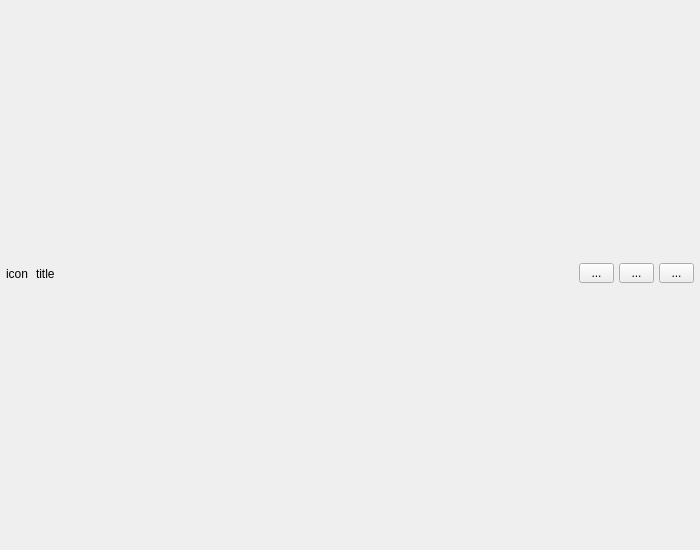
<?xml version="1.0" encoding="UTF-8"?>
<ui version="4.0">
 <class>TitleBar</class>
 <widget class="QWidget" name="TitleBar">
  <property name="geometry">
   <rect>
    <x>0</x>
    <y>0</y>
    <width>700</width>
    <height>550</height>
   </rect>
  </property>
  <property name="minimumSize">
   <size>
    <width>0</width>
    <height>0</height>
   </size>
  </property>
  <property name="mouseTracking">
   <bool>false</bool>
  </property>
  <property name="windowTitle">
   <string>TitleBar</string>
  </property>
  <layout class="QVBoxLayout" name="verticalLayout">
   <property name="spacing">
    <number>0</number>
   </property>
   <property name="sizeConstraint">
    <enum>QLayout::SetDefaultConstraint</enum>
   </property>
   <property name="leftMargin">
    <number>3</number>
   </property>
   <property name="topMargin">
    <number>3</number>
   </property>
   <property name="rightMargin">
    <number>3</number>
   </property>
   <property name="bottomMargin">
    <number>3</number>
   </property>
   <item>
    <widget class="QWidget" name="titleWidget" native="true">
     <property name="sizePolicy">
      <sizepolicy hsizetype="Preferred" vsizetype="Fixed">
       <horstretch>0</horstretch>
       <verstretch>0</verstretch>
      </sizepolicy>
     </property>
     <property name="minimumSize">
      <size>
       <width>0</width>
       <height>0</height>
      </size>
     </property>
     <layout class="QHBoxLayout" name="horizontalLayout">
      <property name="spacing">
       <number>5</number>
      </property>
      <property name="leftMargin">
       <number>3</number>
      </property>
      <property name="topMargin">
       <number>5</number>
      </property>
      <property name="rightMargin">
       <number>3</number>
      </property>
      <property name="bottomMargin">
       <number>8</number>
      </property>
      <item>
       <widget class="QLabel" name="titleIcon">
        <property name="minimumSize">
         <size>
          <width>25</width>
          <height>25</height>
         </size>
        </property>
        <property name="maximumSize">
         <size>
          <width>25</width>
          <height>25</height>
         </size>
        </property>
        <property name="text">
         <string>icon</string>
        </property>
        <property name="alignment">
         <set>Qt::AlignLeading|Qt::AlignLeft|Qt::AlignVCenter</set>
        </property>
       </widget>
      </item>
      <item>
       <widget class="QLabel" name="titleText">
        <property name="minimumSize">
         <size>
          <width>0</width>
          <height>25</height>
         </size>
        </property>
        <property name="maximumSize">
         <size>
          <width>16777215</width>
          <height>25</height>
         </size>
        </property>
        <property name="frameShape">
         <enum>QFrame::NoFrame</enum>
        </property>
        <property name="text">
         <string>title</string>
        </property>
        <property name="alignment">
         <set>Qt::AlignLeading|Qt::AlignLeft|Qt::AlignVCenter</set>
        </property>
       </widget>
      </item>
      <item>
       <widget class="QToolButton" name="btnMin">
        <property name="minimumSize">
         <size>
          <width>35</width>
          <height>20</height>
         </size>
        </property>
        <property name="maximumSize">
         <size>
          <width>35</width>
          <height>20</height>
         </size>
        </property>
        <property name="text">
         <string>...</string>
        </property>
       </widget>
      </item>
      <item>
       <widget class="QToolButton" name="btnMax">
        <property name="minimumSize">
         <size>
          <width>35</width>
          <height>20</height>
         </size>
        </property>
        <property name="maximumSize">
         <size>
          <width>35</width>
          <height>20</height>
         </size>
        </property>
        <property name="text">
         <string>...</string>
        </property>
       </widget>
      </item>
      <item>
       <widget class="QToolButton" name="btnClose">
        <property name="minimumSize">
         <size>
          <width>35</width>
          <height>20</height>
         </size>
        </property>
        <property name="maximumSize">
         <size>
          <width>35</width>
          <height>20</height>
         </size>
        </property>
        <property name="text">
         <string>...</string>
        </property>
       </widget>
      </item>
     </layout>
    </widget>
   </item>
  </layout>
 </widget>
 <resources/>
 <connections/>
</ui>
